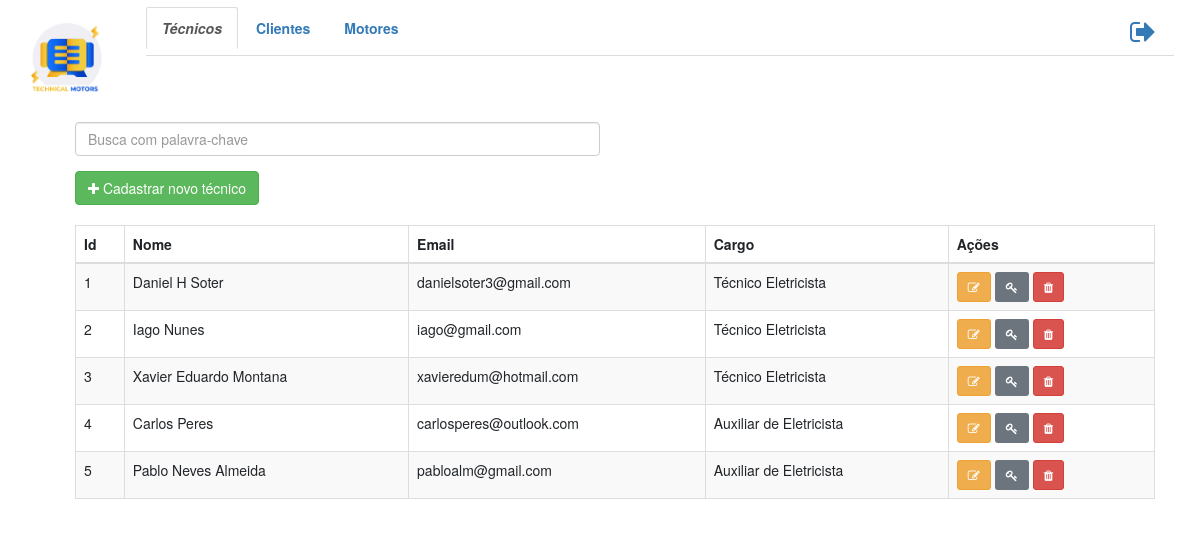
/usuarios (signed in), run on the app's committed database.
### app/models.py (models this page shows, shortened)
class Usuario(db.Model, UserMixin):
    __tablename__ = "usuarios"
    id = db.Column(db.Integer, primary_key=True, autoincrement=True)
    nome = db.Column(db.String(84), nullable=False)
    email = db.Column(db.String(84), nullable=False, unique=True, index=True)
    senha = db.Column(db.String(255), nullable=False)
    cargo = db.Column(db.String(84), nullable=False)

### app/view_usuarios/views.py (the view)
@usuarios.route("/usuarios")
def tela_usuarios():
    usuarios = Usuario.query.all() # Select * from users;
    return render_template("usuario.html", usuarios=usuarios)

### app/models.py (called while the page is built)
@login_manager.user_loader
def current_user(user_id):
    return Usuario.query.get(user_id)

### app/templates/usuario.html (shortened to what this page needs)
{% extends 'bases/base_geral.html' %} {% block content %}
<!DOCTYPE html>
<html lang="en">
<head>
  <link rel="stylesheet" href="https://maxcdn.bootstrapcdn.com/bootstrap/3.4.1/css/bootstrap.min.css">
</head>
<body>
  <div class="container">
    <div class="col">
      <div class="row">
        <div class="form-group col-6">
          <input class="form-control" id="myInput" type="text" placeholder="Busca com palavra-chave">
        </div>
      </div>
      <div class="row">
        <div class="col-6" style="padding-bottom: 20px;">
          <a
          href="{{ url_for('usuarios.regitro_tecnico') }}"
          class="btn btn-success"
          >
          <i class="fa fa-plus" aria-hidden="true"></i>
          Cadastrar novo técnico
          </a>
        </div>
      </div>
        <table class="table table-bordered table-striped">
          <thead>
            <tr>
              <th>Id</th>
              <th>Nome</th>
              <th>Email</th>
              <th>Cargo</th>
              <th>Ações</th>
            </tr>
          </thead>
          <tbody id="myTable">
            {% for usuario in usuarios %}
            <tr>
              <td>
                {{ usuario.id }}
              </td>
              <td>
                {{ usuario.nome }}
              </td>
              <td>
                {{ usuario.email }}
              </td>
              <td>
                {{ usuario.cargo }}
              </td>
              <td>
                <a class="btn btn-warning btn-sm" data-toggle="tooltip" data-placement="top" title="Editar" href="{{ url_for('usuarios.editar', id=usuario.id) }}">
                  <i class="fa fa-edit" aria-hidden="true"></i>
                </a>
                <a class="btn btn-secondary btn-sm" data-toggle="tooltip" data-placement="top" title="Redefinir senha" href="{{ url_for('usuarios.redefinir_senha', id=usuario.id) }}">
                  <i class="fa fa-key" aria-hidden="true"></i>
                </a>
                <a class="btn btn-danger btn-sm" data-toggle="tooltip" data-placement="top" title="Remover" href="{{ url_for('usuarios.deletar_tecnico', id=usuario.id) }}">
                  <i class="fa fa-trash" aria-hidden="true"></i>
                </a>
              </td>
            </tr>
            {% endfor %}
          </tbody>
        </table>
      </div>
    </div>
  </div>
</body>
</html>
{% endblock %}

### data on the page
Usuario: id "1", nome "Daniel H Soter", email "danielsoter3@gmail.com", cargo "Técnico Eletricista"
Usuario: id "2", nome "Iago Nunes", email "iago@gmail.com", cargo "Técnico Eletricista"
Usuario: id "3", nome "Xavier Eduardo Montana", email "xavieredum@hotmail.com", cargo "Técnico Eletricista"
Usuario: id "4", nome "Carlos Peres", email "carlosperes@outlook.com", cargo "Auxiliar de Eletricista"
Usuario: id "5", nome "Pablo Neves Almeida", email "pabloalm@gmail.com", cargo "Auxiliar de Eletricista"
